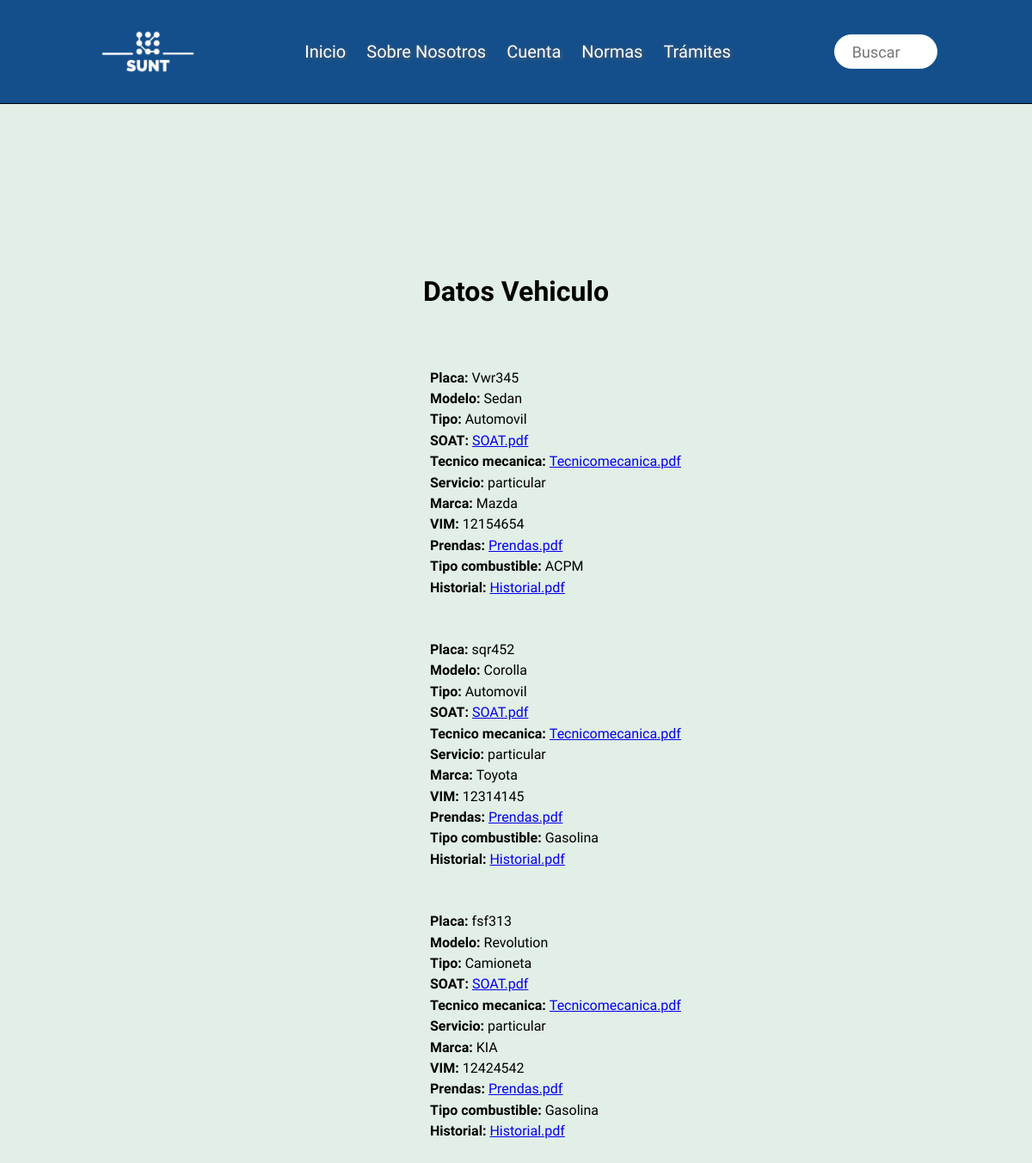
The page /miVehiculo/ (signed in) on the database its author committed.
### basedatos/models.py (models this page shows)
class Vehiculo(models.Model):
  matricula = models.CharField(max_length = 5)
  modelo = models.CharField(max_length = 20)
  tipo = models.CharField(max_length = 20)
  SOAT = models.FileField(upload_to = 'archivos/')
  tecnicomecanica = models.FileField(upload_to = 'archivos/')
  servicio = models.CharField(max_length= 20)
  marca = models.CharField(max_length = 20)
  VIM = models.IntegerField()
  prendas = models.FileField(upload_to = 'archivos/')
  tipocombustible = models.CharField(max_length = 15)
  historial = models.FileField(upload_to = 'archivos/')
  idusuario = models.ForeignKey(Usuario, on_delete = models.CASCADE)
  class Meta:
    verbose_name = "vehiculo"
    verbose_name_plural = "vehiculos"

### basedatos/views.py (the view)
# urls.py: path('miVehiculo/', views.miVehiculo, name="miVehiculo"),
def miVehiculo(request):
  cedula = request.session['identificacion']
  info_vehiculo= vehi.consultaVehiculo(cedula)
  print(info_vehiculo)
  return render(request, "miVehiculo.html", {"info_vehiculo":info_vehiculo})

### basedatos/vehiculo.py (called while the page is built)
def consultaVehiculo(id_usuario):
    user = Usuario.objects.get(identificacion=id_usuario)
    vehc = Vehiculo.objects.filter(idusuario = user)
    return vehc

### basedatos/templates/miVehiculo.html (shortened to what this page needs)
<!DOCTYPE html>
<html lang="en">
  <head>
    {% load static %}
    <link
      rel="stylesheet"
      type="text/css"
      href="{% static 'sunt/css/style.css' %}"
    />
    <link
      rel="stylesheet"
      type="text/css"
      href="{% static 'sunt/css/normalize.css' %}"
    />
  </head>
  <header>
    <div class="logo_titulo_superior">
      <div class="logo">
        <img src="{% static 'sunt/imagenes/logoSunt.png' %}" alt="Logo Sunt" />
      </div>
    </div>
    <nav>
      <ul>
        <li class="nav_items" id="inicio">
          <a href="{% url 'index' %}">Inicio</a>
        </li>
        <li class="nav_items" id="sobreNosotros">
          <a href="{% url 'sobrenosotros' %}">Sobre Nosotros</a>
        </li>
        <li class="nav_items" id="cuenta">
          <a href="{% url 'Cuenta' %}">Cuenta</a>
        </li>
        <li class="nav_items" id="normas">
          <a href="{% url 'normas' %}">Normas</a>
        </li>
        <li class="nav_items" id="tramites">
          <a href="{% url 'tramites' %}">Trámites</a>
        </li>
      </ul>
    </nav>
    <div class="container_busqueda">
      <input type="text" placeholder="Buscar" required id="input_busqueda" />
      <div class="icono_cuadro_busqueda_superior">
      </div>
    </div>
  </header>
  <body>
    <div class="principal_miInformacion">
      <h1>Datos Vehiculo</h1>
      {% for vehiculo in info_vehiculo %}
      <div class="contenedor_campo">
        <p class="campo" id="Placa">
          <strong>Placa: </strong>
          {{vehiculo.matricula}}
        </p>
        <p class="campo" id="modelo">
          <strong>Modelo: </strong>
          {{vehiculo.modelo}}
        </p>
        <p class="campo" id="tipo">
          <strong>Tipo: </strong>
          {{vehiculo.tipo}}
        </p>
        <p class="campo" id="SOAT">
          <strong>SOAT: </strong>
          <a
            href="{{vehiculo.SOAT.url}}"
            download
            target="_blank"
            rel="noopener"
            >SOAT.pdf</a
          >
        </p>
        <p class="campo" id="tecnicomecanica">
          <strong>Tecnico mecanica: </strong>
          <a href="{{vehiculo.tecnicomecanica.url}}" download target="_blank"
            >Tecnicomecanica.pdf</a
          >
        </p>
        <p class="campo" id="servicio">
          <strong>Servicio: </strong>
          {{vehiculo.servicio}}
        </p>
        <p class="campo" id="marca">
          <strong>Marca: </strong>
          {{vehiculo.marca}}
        </p>
        <p class="campo" id="VIM">
          <strong>VIM: </strong>
          {{vehiculo.VIM}}
        </p>
        <p class="campo" id="prendas">
          <strong>Prendas: </strong>
          <a href="{{vehiculo.prendas.url}}" download>Prendas.pdf</a>
        </p>
        <p class="campo" id="tipocombustible">
          <strong>Tipo combustible: </strong>
          {{vehiculo.tipocombustible}}
        </p>
        <p class="campo" id="historial">
          <strong>Historial: </strong>
          <a href="{{vehiculo.historial.url}}" download>Historial.pdf</a>
        </p>
      </div>
      {% endfor %}
    </div>
    <div class="espacio"></div>
  </body>
</html>

### static/sunt/css/style.css (style rules this page uses)
* { font-family: "Prompt", sans-serif; }
header { display: flex; width: 100%; height: 120px; background-color: rgb(20, 79, 139); justify-content: space-evenly; align-items: center; outline: 1px solid black; }
header { position: fixed; z-index: 50; }
nav { display: inline-block; text-align: center; }
li > a { font-size: 20px; text-decoration: none; color: rgb(255, 255, 255); text-shadow: 1px 1px 5px rgb(100, 100, 100); }
ul li { position: relative; text-decoration: none; display: inline-block; margin: 10px; pointer-events: all; }
.container_busqueda { position: relative; width: 200px; height: 120px; display: inline-block; }
.icono_cuadro_busqueda_superior { width: 10px; height: 55px; line-height: 55px; display: inline-block; position: absolute; top: 33px; right: 20px; color: rgb(250, 250, 250); font-size: 20px; border-radius: 50%; }
#input_busqueda { width: 120px; height: 40px; padding: 0 20px; font-size: 18px; color: rgb(0, 0, 0); outline: none; border: 1px solid rgb(250, 250, 250); border-radius: 30px; transition: all 0.6s ease; }
#input_busqueda { position: absolute; top: 0; left: 0; right: 0; bottom: 0; margin: auto; display: inline-block; }
.logo_titulo_superior { position: relative; width: 15%; height: 80%; display: inline-block; margin: 1% 1%; }
.logo { position: absolute; top: 0; left: 0; right: 0; bottom: 0; margin: auto; width: 150px; height: 150px; object-fit: contain; display: inline-block; }
html { width: 100%; height: 100%; }
body { min-width: 100%; min-height: 100%; background-color: rgb(225, 239, 230); }
.contenedor_campo { font-family: sans-serif; display: flex; flex-direction: column; margin-top: 5%; }
.campo { margin: auto; margin-top: 3px; margin-bottom: 3px; text-align: justify; width: 400px; position: relative; left: 100px; }
.principal_miInformacion { display: flex; flex-direction: column; width: 80%; height: 40%; border-radius: 2%; align-content: center; justify-content: space-evenly; margin: auto; position: relative; top: 300px; z-index: 30; }
.principal_miInformacion > h1 { text-align: center; }
.espacio { height: 500px; width: 100%; position: relative; top: 30%; }

### rows shown on the page
Vehiculo: matricula "Vwr345", modelo "Sedan", tipo "Automovil", servicio "particular", marca "Mazda", VIM "12154654", tipocombustible "ACPM"
Vehiculo: matricula "sqr452", modelo "Corolla", tipo "Automovil", servicio "particular", marca "Toyota", VIM "12314145", tipocombustible "Gasolina"
Vehiculo: matricula "fsf313", modelo "Revolution", tipo "Camioneta", servicio "particular", marca "KIA", VIM "12424542", tipocombustible "Gasolina"
